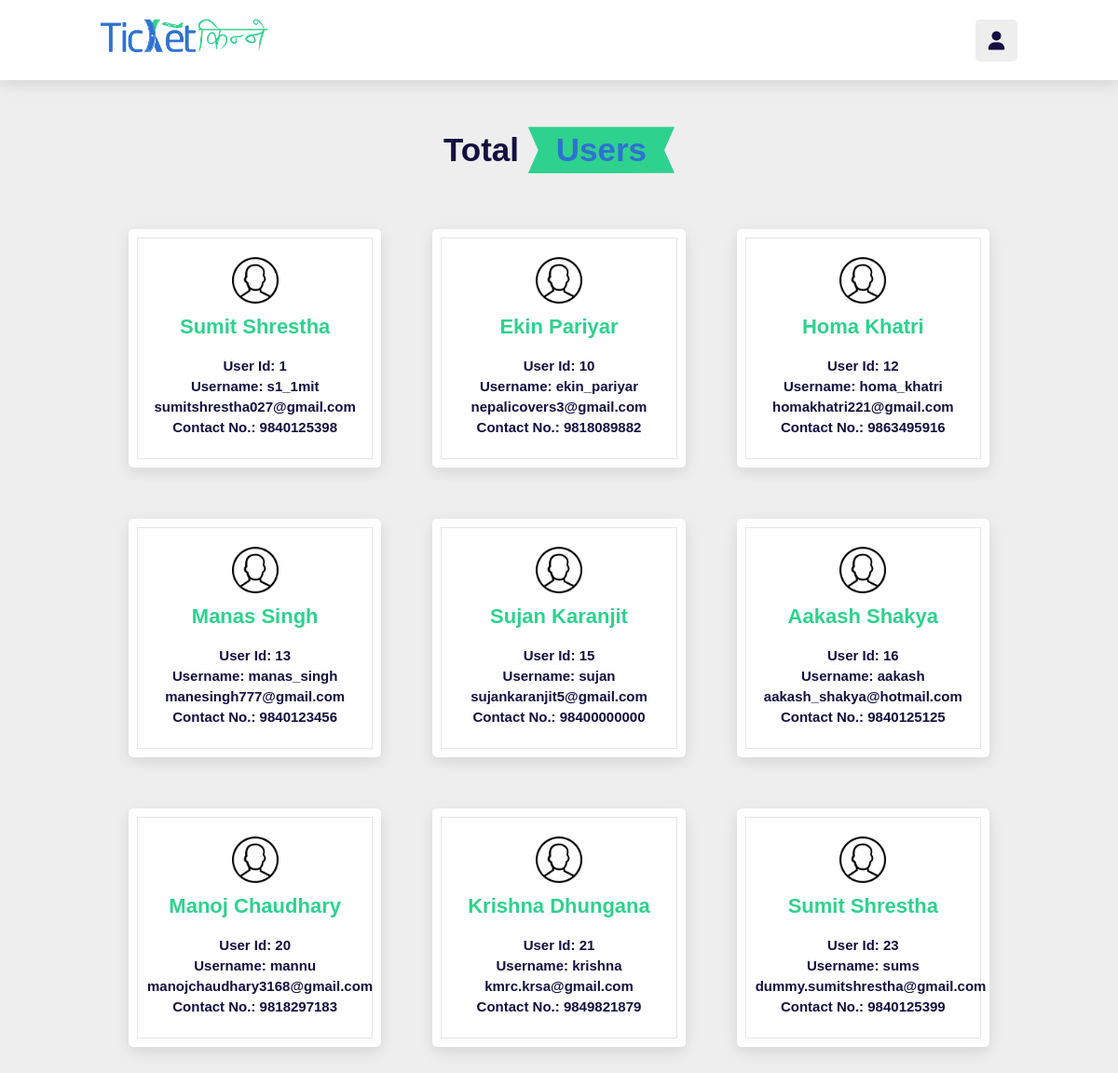
The page /assets/admin/assets/php/view_Users.php (signed in) on the database its author committed.
### tables this page shows
CREATE TABLE `users` (
  `user_id` int(11) NOT NULL,
  `user_first_name` varchar(500) NOT NULL,
  `user_last_name` varchar(255) NOT NULL,
  `user_username` varchar(255) NOT NULL,
  `user_email` varchar(500) NOT NULL,
  `user_contact_no` bigint(15) NOT NULL,
  `user_password` varchar(1000) NOT NULL,
  `user_type` enum('normal','admin') NOT NULL,
  `verification_status` enum('unverified','verified') NOT NULL
);

### assets/admin/assets/php/view_Users.php (the view, shortened to what this page needs)
<?php
    include 'database_configure.php';
?>
<!DOCTYPE html>
    <html lang="en">
        <head>
            <link href='https://cdn.jsdelivr.net/npm/boxicons@2.0.5/css/boxicons.min.css' rel='stylesheet'>
            <link rel="stylesheet" href="https://cdnjs.cloudflare.com/ajax/libs/font-awesome/5.15.4/css/all.min.css">
            <link rel="stylesheet" href="https://cdnjs.cloudflare.com/ajax/libs/font-awesome/6.0.0/css/all.min.css">
            <link rel="stylesheet" href="https://cdnjs.cloudflare.com/ajax/libs/font-awesome/6.1.1/css/all.min.css">
            <link rel="stylesheet" href="../css/booked_details.css">
            <link rel="stylesheet" href="../../../css/account_dropdown.css">
            <link rel="stylesheet" href="https://unpkg.com/swiper@7/swiper-bundle.min.css" />
        </head>
    <body>
    <header class="header">
        <a href="../../index.php" class="logo"><img src="../logos/TicketKinee_LogoHorizontal.png" alt="Logo" class="logo"></a>
        <div class="icons">
            <div class="fa-solid fa-user" id="user-btn" onclick="menuToggle();"></div>
        </div>
    </header>
    <section class="review" id="selet_way" style="height:auto;">
        <div class="section-container">
            <h1 class="heading"> Total <span>Users</span> </h1>
                <div class="review-slider">
                    <?php
                        $result = $conn->query("SELECT * FROM users");
                        while($row=$result->fetch_assoc()):
                            ?>
                            <div class="box">
                                <img src="../../../icons/profile.png" alt="" style="width:50px">
                                <h3><?php echo $row['user_first_name']." ".$row['user_last_name']?></h3>
                                <h1>User Id: <?php echo $row['user_id']?></h1>
                                <h1>Username: <?php echo $row['user_username']?></h1>
                                <h1><?php echo $row['user_email']?></h1>
                                <h1>Contact No.: <?php echo $row['user_contact_no']?></h1>
                            </div>
                    <?php endwhile; ?>
                </div>
            </div>
    </section>
    </body>
</html>

### assets/admin/assets/css/booked_details.css (style rules this page uses)
* { @import url('https://fonts.googleapis.com/css2?family=Poppins:wght@100;300;400;500;600&display=swap'); }
:root { --orange: #2ed18e; --black: #130f40; --light-color: #666; --box-shadow: 0 .5rem 1.5rem rgba(0, 0, 0, .1); --border: .2rem solid rgba(0, 0, 0, .1); --outline: .1rem solid rgba(0, 0, 0, .1); --outline-hover: .2rem solid var(--black); }
* { font-family: 'Poppins', sans-serif; margin: 0; padding: 0; box-sizing: border-box; outline: none; border: none; text-decoration: none; transition: all .2s linear; }
html { font-size: 62.5%; overflow-x: hidden; scroll-behavior: smooth; scroll-padding-top: 7rem; }
body { background: #eee; }
section { padding: 2rem 9%; }
.heading { text-align: center; margin-top: 2rem; padding: 1rem 0; padding-bottom: 3rem; font-size: 3.5rem; color: var(--black); }
.heading span { background: var(--orange); color: #2e72d1; display: inline-block; padding: .5rem 3rem; clip-path: polygon(100% 0, 93% 50%, 100% 99%, 0% 100%, 7% 50%, 0% 0%); }
.header { position: sticky; top: 0; left: 0; right: 0; z-index: 1000; display: flex; align-items: center; justify-content: space-between; padding: 2rem 9%; background: white; box-shadow: var(--box-shadow); }
.header .logo { font-size: 2.5rem; font-weight: bolder; color: var(--black); width: 180px; }
.header .icons div { height: 4.5rem; width: 4.5rem; line-height: 4.5rem; border-radius: .5rem; background: #eee; color: var(--black); font-size: 2rem; margin-left: .2rem; cursor: pointer; text-align: center; }
.review .review-slider { padding: 1rem; display: grid; grid-template-columns: repeat(auto-fit, minmax(30rem, 1fr)); gap:1.5rem; border-radius: 10px; }
.review .review-slider .box { background: #fff; border-radius: .5rem; text-align: center; height: auto; padding: 3rem 2rem; outline-offset: -1rem; outline: var(--outline); box-shadow: var(--box-shadow); transition: .2s linear; margin: 20px; }
.review .review-slider .box img { width: 20rem; height: auto; border-radius: 5%; margin-bottom: 1rem; }
.review .review-slider .box h3 { padding-bottom: 2rem; color: var(--orange); font-size: 2.2rem; }
.review .review-slider .box h1 { padding-bottom: .5rem; color: var(--black); }

### rows shown on the page
users: user_first_name "Sumit", user_last_name "Shrestha", user_id "1", user_username "s1_1mit", user_email "sumitshrestha027@gmail.com", user_contact_no "9840125398"
users: user_first_name "Ekin", user_last_name "Pariyar", user_id "10", user_username "ekin_pariyar", user_email "nepalicovers3@gmail.com", user_contact_no "9818089882"
users: user_first_name "Homa", user_last_name "Khatri", user_id "12", user_username "homa_khatri", user_email "homakhatri221@gmail.com", user_contact_no "9863495916"
users: user_first_name "Manas", user_last_name "Singh", user_id "13", user_username "manas_singh", user_email "manesingh777@gmail.com", user_contact_no "9840123456"
users: user_first_name "Sujan", user_last_name "Karanjit", user_id "15", user_username "sujan", user_email "sujankaranjit5@gmail.com", user_contact_no "98400000000"
users: user_first_name "Aakash", user_last_name "Shakya", user_id "16", user_username "aakash", user_email "aakash_shakya@hotmail.com", user_contact_no "9840125125"
users: user_first_name "Manoj", user_last_name "Chaudhary", user_id "20", user_username "mannu", user_email "manojchaudhary3168@gmail.com", user_contact_no "9818297183"
users: user_first_name "Krishna", user_last_name "Dhungana", user_id "21", user_username "krishna", user_email "kmrc.krsa@gmail.com", user_contact_no "9849821879"
users: user_first_name "Sumit", user_last_name "Shrestha", user_id "23", user_username "sums", user_email "dummy.sumitshrestha@gmail.com", user_contact_no "9840125399"
